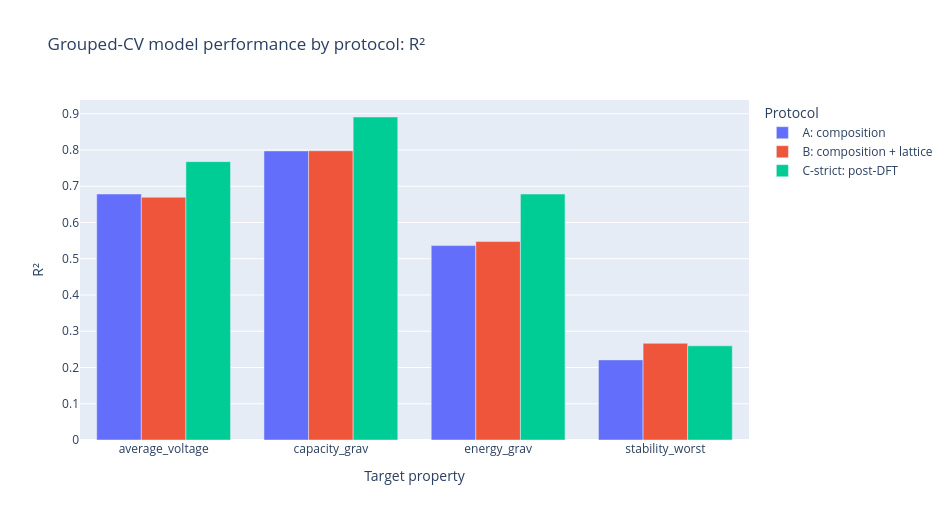
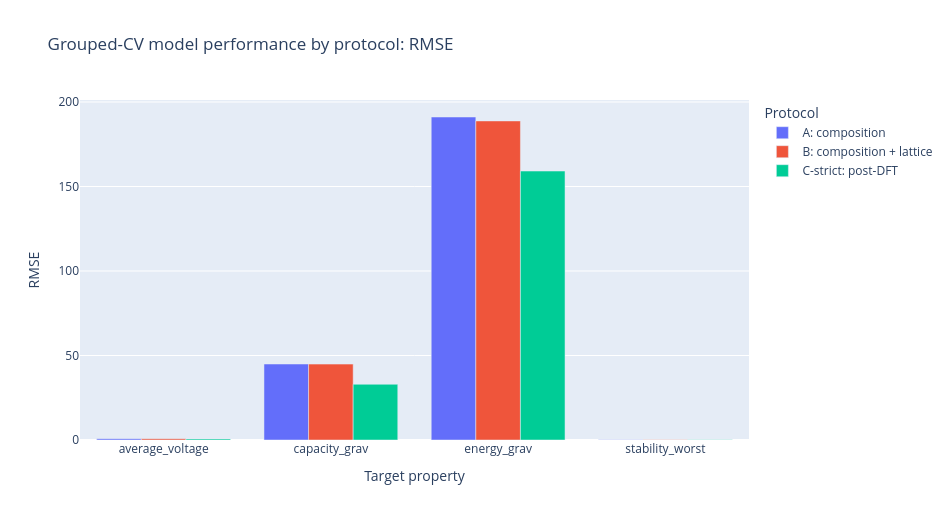

Notebook code for these charts, in order:
### Markdown cell above
## Cell 7 — ML performance table and figures

### Code cell
df_ml_table = df_ml_summary.copy()
df_ml_table = df_ml_table.rename(columns={
    "target": "Target property", "protocol": "Protocol", "model": "Best model",
    "n_samples": "Samples", "n_features": "Features", "n_groups": "CV groups",
    "rmse": "RMSE", "mae": "MAE", "r2": "R2", "spearman": "Spearman",
    "top20_enrichment": "Top-20% enrichment", "baseline_rmse": "Baseline RMSE",
    "baseline_mae": "Baseline MAE",
})
df_ml_table = round_existing(df_ml_table, ["RMSE", "MAE", "R2", "Spearman", "Top-20% enrichment", "Baseline RMSE", "Baseline MAE"], 4)
save_table(df_ml_table, TABLE_DIR / "table_2_ml_grouped_cv_summary_manuscript.csv")

df_ml_fig = df_ml_summary.copy()
df_ml_fig["protocol_label"] = df_ml_fig["protocol"].replace({
    "A_composition_only": "A: composition",
    "B_composition_lattice": "B: composition + lattice",
    "C_strict_post_DFT": "C-strict: post-DFT",
})
save_table(df_ml_fig, FIG_DATA_DIR / "figure_data_ml_protocol_comparison.csv")

fig_r2 = px.bar(
    df_ml_fig, x="target", y="r2", color="protocol_label", barmode="group",
    hover_data=["model", "rmse", "mae", "spearman", "top20_enrichment"],
    title="Grouped-CV model performance by protocol: R²",
)
fig_r2.update_layout(width=950, height=520, xaxis_title="Target property", yaxis_title="R²", legend_title="Protocol")
r2_html_path = HTML_FIG_DIR / "figure_4a_ml_protocol_r2_comparison.html"
fig_r2.write_html(r2_html_path)
print("Saved:", r2_html_path)

fig_rmse = px.bar(
    df_ml_fig, x="target", y="rmse", color="protocol_label", barmode="group",
    hover_data=["model", "mae", "r2", "spearman"],
    title="Grouped-CV model performance by protocol: RMSE",
)
fig_rmse.update_layout(width=950, height=520, xaxis_title="Target property", yaxis_title="RMSE", legend_title="Protocol")
rmse_html_path = HTML_FIG_DIR / "figure_4b_ml_protocol_rmse_comparison.html"
fig_rmse.write_html(rmse_html_path)
print("Saved:", rmse_html_path)

display(df_ml_table)
fig_r2.show()
fig_rmse.show()

### Figure 1 — Plotly figure (JSON) as saved in the notebook; plotly's stock layout.template omitted (floating-point values rounded to 4 significant figures)
{"data": [{"alignmentgroup": "True", "customdata": [["GradientBoosting", 0.772, 0.567, 0.8053, 3.302], ["ExtraTrees", 44.97, 22.39, 0.8849, 3.832], ["ExtraTrees", 191.1, 113.7, 0.8286, 3.302], ["ExtraTrees", 0.201, 0.0846, 0.5488, 2.594]], "hovertemplate": "protocol_label=A: composition<br>target=%{x}<br>r2=%{y}<br>model=%{customdata[0]}<br>rmse=%{customdata[1]}<br>mae=%{customdata[2]}<br>spearman=%{customdata[3]}<br>top20_enrichment=%{customdata[4]}<extra></extra>", "legendgroup": "A: composition", "marker": {"color": "#636efa", "pattern": {"shape": ""}}, "name": "A: composition", "offsetgroup": "A: composition", "orientation": "v", "showlegend": true, "textposition": "auto", "type": "bar", "x": ["average_voltage", "capacity_grav", "energy_grav", "stability_worst"], "xaxis": "x", "y": [0.6786, 0.7974, 0.5362, 0.221], "yaxis": "y"}, {"alignmentgroup": "True", "customdata": [["ExtraTrees", 0.7827, 0.5605, 0.7801, 3.007], ["ExtraTrees", 44.91, 23.36, 0.8802, 3.95], ["ExtraTrees", 188.8, 116.1, 0.8158, 3.184], ["ExtraTrees", 0.195, 0.0805, 0.5351, 2.653]], "hovertemplate": "protocol_label=B: composition + lattice<br>target=%{x}<br>r2=%{y}<br>model=%{customdata[0]}<br>rmse=%{customdata[1]}<br>mae=%{customdata[2]}<br>spearman=%{customdata[3]}<br>top20_enrichment=%{customdata[4]}<extra></extra>", "legendgroup": "B: composition + lattice", "marker": {"color": "#EF553B", "pattern": {"shape": ""}}, "name": "B: composition + lattice", "offsetgroup": "B: composition + lattice", "orientation": "v", "showlegend": true, "textposition": "auto", "type": "bar", "x": ["average_voltage", "capacity_grav", "energy_grav", "stability_worst"], "xaxis": "x", "y": [0.6697, 0.7978, 0.5474, 0.2667], "yaxis": "y"}, {"alignmentgroup": "True", "customdata": [["GradientBoosting", 0.656, 0.4795, 0.8723, 3.655], ["ExtraTrees", 32.98, 14.07, 0.9674, 4.481], ["ExtraTrees", 159.1, 90.16, 0.8876, 4.009], ["ExtraTrees", 0.196, 0.0796, 0.5357, 2.653]], "hovertemplate": "protocol_label=C-strict: post-DFT<br>target=%{x}<br>r2=%{y}<br>model=%{customdata[0]}<br>rmse=%{customdata[1]}<br>mae=%{customdata[2]}<br>spearman=%{customdata[3]}<br>top20_enrichment=%{customdata[4]}<extra></extra>", "legendgroup": "C-strict: post-DFT", "marker": {"color": "#00cc96", "pattern": {"shape": ""}}, "name": "C-strict: post-DFT", "offsetgroup": "C-strict: post-DFT", "orientation": "v", "showlegend": true, "textposition": "auto", "type": "bar", "x": ["average_voltage", "capacity_grav", "energy_grav", "stability_worst"], "xaxis": "x", "y": [0.7679, 0.891, 0.6784, 0.2597], "yaxis": "y"}], "layout": {"barmode": "group", "height": 520, "legend": {"title": {"text": "Protocol"}, "tracegroupgap": 0}, "title": {"text": "Grouped-CV model performance by protocol: R²"}, "width": 950, "xaxis": {"anchor": "y", "domain": [0, 1], "title": {"text": "Target property"}}, "yaxis": {"anchor": "x", "domain": [0, 1], "title": {"text": "R²"}}}}

### Figure 2 — Plotly figure (JSON) as saved in the notebook; plotly's stock layout.template omitted (floating-point values rounded to 4 significant figures)
{"data": [{"alignmentgroup": "True", "customdata": [["GradientBoosting", 0.567, 0.6786, 0.8053], ["ExtraTrees", 22.39, 0.7974, 0.8849], ["ExtraTrees", 113.7, 0.5362, 0.8286], ["ExtraTrees", 0.0846, 0.221, 0.5488]], "hovertemplate": "protocol_label=A: composition<br>target=%{x}<br>rmse=%{y}<br>model=%{customdata[0]}<br>mae=%{customdata[1]}<br>r2=%{customdata[2]}<br>spearman=%{customdata[3]}<extra></extra>", "legendgroup": "A: composition", "marker": {"color": "#636efa", "pattern": {"shape": ""}}, "name": "A: composition", "offsetgroup": "A: composition", "orientation": "v", "showlegend": true, "textposition": "auto", "type": "bar", "x": ["average_voltage", "capacity_grav", "energy_grav", "stability_worst"], "xaxis": "x", "y": [0.772, 44.97, 191.1, 0.201], "yaxis": "y"}, {"alignmentgroup": "True", "customdata": [["ExtraTrees", 0.5605, 0.6697, 0.7801], ["ExtraTrees", 23.36, 0.7978, 0.8802], ["ExtraTrees", 116.1, 0.5474, 0.8158], ["ExtraTrees", 0.0805, 0.2667, 0.5351]], "hovertemplate": "protocol_label=B: composition + lattice<br>target=%{x}<br>rmse=%{y}<br>model=%{customdata[0]}<br>mae=%{customdata[1]}<br>r2=%{customdata[2]}<br>spearman=%{customdata[3]}<extra></extra>", "legendgroup": "B: composition + lattice", "marker": {"color": "#EF553B", "pattern": {"shape": ""}}, "name": "B: composition + lattice", "offsetgroup": "B: composition + lattice", "orientation": "v", "showlegend": true, "textposition": "auto", "type": "bar", "x": ["average_voltage", "capacity_grav", "energy_grav", "stability_worst"], "xaxis": "x", "y": [0.7827, 44.91, 188.8, 0.195], "yaxis": "y"}, {"alignmentgroup": "True", "customdata": [["GradientBoosting", 0.4795, 0.7679, 0.8723], ["ExtraTrees", 14.07, 0.891, 0.9674], ["ExtraTrees", 90.16, 0.6784, 0.8876], ["ExtraTrees", 0.0796, 0.2597, 0.5357]], "hovertemplate": "protocol_label=C-strict: post-DFT<br>target=%{x}<br>rmse=%{y}<br>model=%{customdata[0]}<br>mae=%{customdata[1]}<br>r2=%{customdata[2]}<br>spearman=%{customdata[3]}<extra></extra>", "legendgroup": "C-strict: post-DFT", "marker": {"color": "#00cc96", "pattern": {"shape": ""}}, "name": "C-strict: post-DFT", "offsetgroup": "C-strict: post-DFT", "orientation": "v", "showlegend": true, "textposition": "auto", "type": "bar", "x": ["average_voltage", "capacity_grav", "energy_grav", "stability_worst"], "xaxis": "x", "y": [0.656, 32.98, 159.1, 0.196], "yaxis": "y"}], "layout": {"barmode": "group", "height": 520, "legend": {"title": {"text": "Protocol"}, "tracegroupgap": 0}, "title": {"text": "Grouped-CV model performance by protocol: RMSE"}, "width": 950, "xaxis": {"anchor": "y", "domain": [0, 1], "title": {"text": "Target property"}}, "yaxis": {"anchor": "x", "domain": [0, 1], "title": {"text": "RMSE"}}}}
